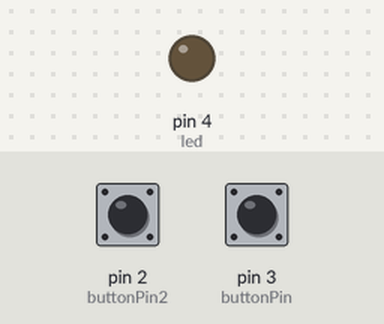
A sketch run on a simulated Arduino Uno, built with avr-gcc and run on an emulated ATmega328P. Parts: output pins drawn as LEDs (lit = HIGH). The test bench sets the inputs (shaded band); at power-on: pin 2 (buttonPin2) LOW, pin 3 (buttonPin) LOW.

Above: at 1.2 s.
1.3 s: pin 2 (buttonPin2) pulled HIGH for 0.15 s
At 2.5 s:
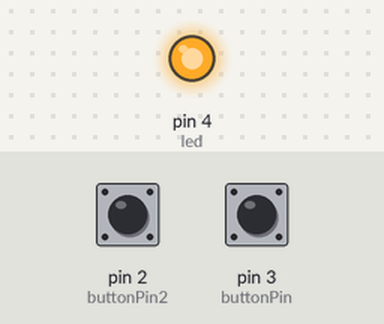
2.9 s: pin 3 (buttonPin) pulled HIGH for 0.15 s
At 3.9 s:
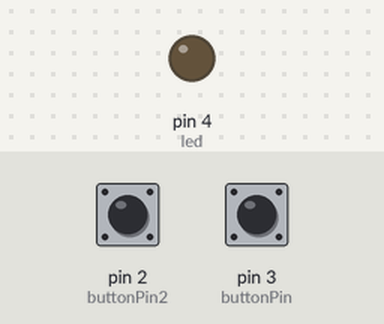
4.5 s: pin 2 (buttonPin2) pulled HIGH for 1 s
At 5.1 s:
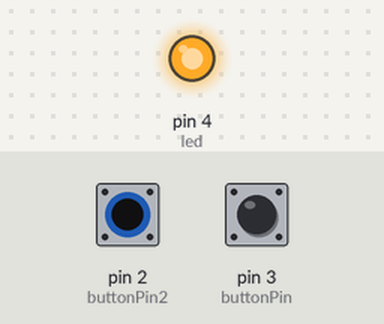
Timing chart, 0 to 7.5 s (numbered marks = the images above; inputs shaded):
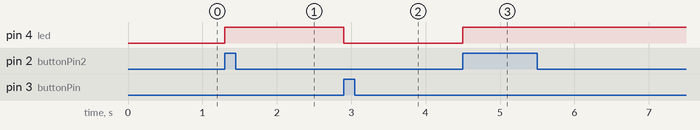

The sketch:

interrupts.ino
```cpp
const int buttonPin = 3;
const int buttonPin2 = 2;
const int led = 4;
int buttonState = 0;
int buttonState1 = 0;

// the setup function runs once when you press reset or power the board
void setup() {
  // initialize digital pin LED_BUILTIN as an output.
  pinMode(led, OUTPUT);
  pinMode(buttonPin2, INPUT);

}

// the loop function runs over and over again forever
void loop() {
  noInterrupts();
  // critical, time-sensitive code here
  buttonState = digitalRead(buttonPin2);
  buttonState1 = digitalRead(buttonPin);
  interrupts();
  // other code here
  if (buttonState == HIGH)
  {
    // turn LED on:
    digitalWrite(led, HIGH);
  }
  if (buttonState1 == HIGH)
  {
    // turn LED off:
    digitalWrite(led, LOW);
  }
}
```

Measured:
- after the input at 1.3 s, pin 4 (led): LOW → HIGH at once
- after the input at 2.9 s, pin 4 (led): HIGH → LOW at once
- after the input at 4.5 s, pin 4 (led): LOW → HIGH at once
